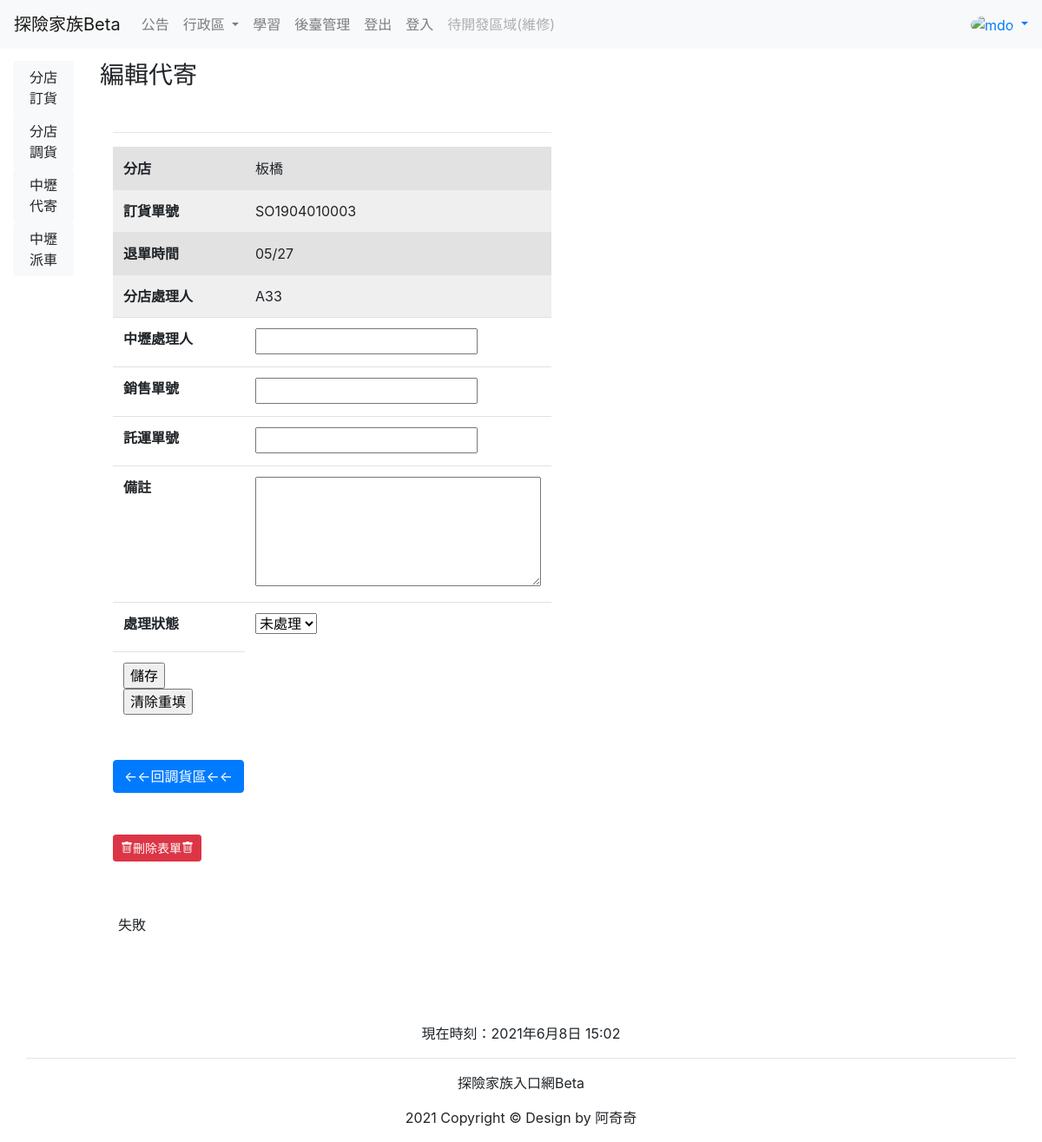
The page /zhongli_send/edit/SO1904010003/ on the database its author committed.
### myweb/models.py (models this page shows, shortened)
class ZhongliSend(models.Model):
    done_choices = (
        ('已處理', '已處理'),
        ('未處理', '未處理'),
    )
    shop_a_name_from = models.ForeignKey('ShopNameA', on_delete=models.CASCADE)
    order_sheet_number = models.CharField(max_length=12, unique=True)
    pos_sheet_number = models.CharField(max_length=17,)
    shop_a_time = models.DateTimeField(default=timezone.now)
    shop_a_staff = models.CharField(max_length=12)
    sell_sheet_number = models.CharField(null=True, blank=True, max_length=12)
    send_sheet_number = models.CharField(null=True, blank=True, max_length=16)
    service_time = models.DateTimeField(null=True, blank=True, )
    service_staff = models.CharField(null=True, blank=True, max_length=12)
    remark = models.TextField(null=True, blank=True)
    done = models.CharField(max_length=3, choices=done_choices, default='未處理')

class ShopNameA(models.Model):
    shop_name_a = models.CharField(max_length=10, null=False)
    order = models.IntegerField(default='99')
    def __str__(self):
        return self.shop_name_a

### myweb/views.py (the view)
# urls.py: path('zhongli_send/edit/<str:ordersheet>/', views.zhongli_send_edit, name='zhongli-send-edit-url'),
def zhongli_send_edit(request, ordersheet):
    now = datetime.now()
    if request.method == 'POST':
        zhongli_send = ZhongliSend.objects.filter(order_sheet_number=ordersheet)
        try:
            for i in range(len(zhongli_send)):
                zhongli_send[i].service_staff = request.POST['service_staff']
                zhongli_send[i].sell_sheet_number = request.POST['sell_sheet_number']
                zhongli_send[i].send_sheet_number = request.POST['send_sheet_number']
                zhongli_send[i].remark = request.POST['remark']
                zhongli_send[i].done = request.POST['done']
                if zhongli_send[i].done == '已處理':
                    zhongli_send[i].service_time = datetime.now()
                else:
                    pass
                zhongli_send[i].save()
            messages.add_message(request, messages.INFO, "try成功")
        except:
            messages.add_message(request, messages.INFO, "try失敗")
        messages.add_message(request, messages.INFO, "成功")
        return HttpResponseRedirect('/zhongli_send/')
    else:
        zhongli_send = ZhongliSend.objects.filter(order_sheet_number=ordersheet)
        messages.add_message(request, messages.INFO, "失敗")
    return render(request, 'zhongli_send_edit.html', locals())

### templates/zhongli_send_edit.html (shortened to what this page needs)
{% extends 'transfer_base.html' %}
{% block content %}
    <h3>編輯代寄  </h3>
    <br>
    <div class="container-fluid">
        <div class="row">
            <div class="col-lg-6">
{% for p in zhongli_send %}
    <table class="table table-hover">
        <tr style="background-color: #e2e2e2">
            <th>分店</th>
            <td>{{ p.shop_a_name_from }}</td>
        </tr>
        <tr style="background-color: #efefef">
            <th>訂貨單號</th>
            <td>{{ p.order_sheet_number }}</td>
        </tr>
        <tr style="background-color: #e2e2e2">
            <th>退單時間</th>
            <td>{{ p.shop_a_time|date:'m/d' }}</td>
        </tr>
        <tr style="background-color: #efefef">
            <th>分店處理人</th>
            <td>{{ p.shop_a_staff }}</td>
        </tr>
    <hr>
    <form name="zhongli_send_edit_form" action="." method="post">
            <tr>
                <th><label for="service_staff">中壢處理人</label></th>
                <td><input id="service_staff" type="text" name="service_staff" value="{{ p.service_staff|default_if_none:"" }}"></td>
            </tr>
            <tr>
                <th><label for="sell_sheet_number">銷售單號</label></th>
                <td><input id="sell_sheet_number" type="text" name="sell_sheet_number" value="{{ p.sell_sheet_number|default_if_none:"" }}"></td>
            </tr>
            <tr>
                <th><label for="send_sheet_number">託運單號</label></th>
                <td><input id="send_sheet_number" type="text" name="send_sheet_number" value="{{ p.send_sheet_number|default_if_none:"" }}"></td>
            </tr>
            <tr>
                <th><label for="remark">備註</label></th>
                <td><textarea id="remark" name="remark" rows="5" cols="30">{{ p.remark }}</textarea></td>
            </tr>
            <tr>
                <th><label for="done">處理狀態</label></th>
                <td>
                    <select id="done"  name="done" >
                        <option value="未處理" {% if p.done == '未處理' %} selected="selected" {% endif %}>未處理</option>
                    </select>
                </td>
            </tr>
            <tr>
                <th>
                    <input type="submit" value="儲存">
                    <input type="reset" value="清除重填">
                </th>
            </tr>
    </form>
    </table>
    <br>
    <button type="button" class="btn btn-primary" onclick="location.href='{% url 'transfer-url' %}'" >
        <a>←←回調貨區←←</a>
    </button>
    <br>
    <br>
    <br>
    <button type="button" class="btn btn-danger btn-sm" data-toggle="modal" data-target="#delete" >
        <a  style="color: white"><span class="bi bi-trash"></span>刪除表單<span class="bi bi-trash"></span></a>
    </button>
{% endfor %}
            </div>
        </div>
    </div>
    <br>
    <br>
    {% for message in messages %}
        <div class='alert alert-{{ message.tag }}'>{{ message }}</div>
    {% endfor %}
    <br>
    <br>
    <br>
{% endblock %}

### rows shown on the page
ZhongliSend: shop_a_name_from "板橋", order_sheet_number "SO1904010003", shop_a_time "05/27", shop_a_staff "A33", done "未處理"

### other values the page prints
{{ message }} "失敗"
